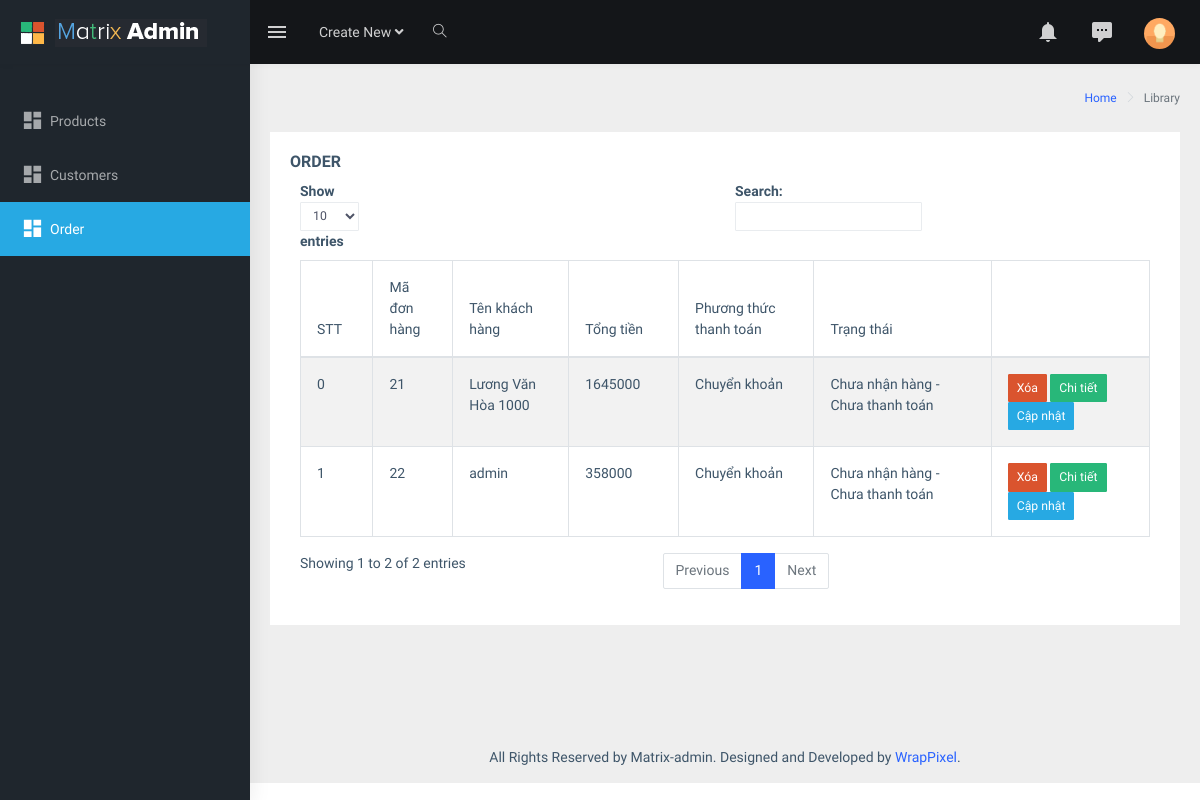
The page /admin/order.php (signed in) on the database as committed earlier.
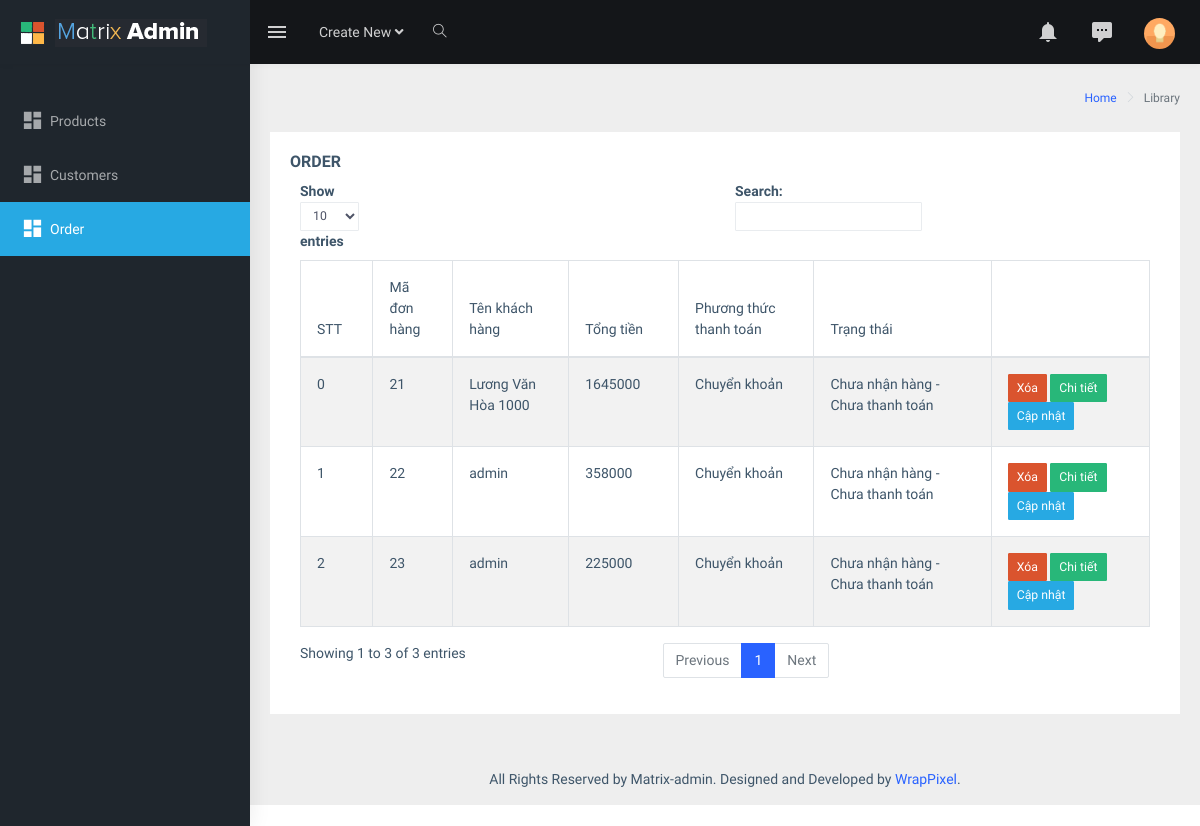
The same page on the database as committed later.
### tables this page shows
CREATE TABLE `don_hang` (
  `ma_dh` int(11) NOT NULL,
  `ma_kh` int(11) NOT NULL,
  `tong_tien` int(10) NOT NULL,
  `phuong_thuc_thanh_toan` varchar(255) NOT NULL,
  `ngay_lap_dh` date NOT NULL,
  `trang_thai` tinyint(2) NOT NULL
);

CREATE TABLE `khach_hang` (
  `ma_kh` int(11) NOT NULL,
  `ten_khach_hang` varchar(50) DEFAULT NULL,
  `ngay_sinh` date NOT NULL,
  `dia_chi` varchar(100) NOT NULL,
  `so_dien_thoai` varchar(11) NOT NULL,
  `email` varchar(255) NOT NULL
);

### admin/controllers/c_order.php (called while the page is built, shortened)
<?php
include_once ("../admin/models/m_order.php");
class c_order {
    public function order() {
        $m_order = new m_order();
        $list_order = $m_order->select_order();
        include_once "templates/layout.php";
    }
}
?>

### admin/order.php (called while the page is built, shortened)
<?php
include_once "controllers/c_order.php";
$order = new c_order();
$order->order();
?>

### admin/models/database.php (called while the page is built, shortened)
<?php
class database{
    protected $pdo = NULL;
    protected $sql = '';
    public function __construct() {
        try
        {
            $this->pdo = new PDO('mysql:host=localhost; dbname=shop_pet_php','root','');
            $this->pdo->query('set names "utf8"');
        }
        catch(PDOException $ex )
        {
            die($ex->getMessage());
        }
    }
    public function setQuery($sql) {
        $this->sql = $sql;
    }
    public function execute($options=array()) {
        $this->sta = $this->pdo->prepare($this->sql);
        $this->sta->execute();
        return $this->sta;
    }
    public function loadAllRows($options=array()) {
        if(!$options) {
            if(!$result = $this->execute())
                return false;
        }
        else {
            if(!$result = $this->execute($options))
                return false;
        }
        return $result->fetchAll(PDO::FETCH_OBJ);
    }
}
?>

### admin/models/m_order.php (called while the page is built, shortened)
<?php
require_once "database.php";
class m_order extends database {
    public function select_order() {
        $sql = "select * from don_hang
                inner join khach_hang
                on don_hang.ma_kh = khach_hang.ma_kh";
        return $this->loadAllRows();
    }
}
?>

### admin/views/order/v_order.php (the view, shortened to what this page needs)
<div class="page-wrapper">
    <div class="page-breadcrumb">
        <div class="row">
            <div class="col-12 d-flex no-block align-items-center">
                <div class="ml-auto text-right">
                    <nav aria-label="breadcrumb">
                        <ol class="breadcrumb">
                            <li class="breadcrumb-item"><a href="#">Home</a></li>
                            <li class="breadcrumb-item active" aria-current="page">Library</li>
                        </ol>
                    </nav>
                </div>
            </div>
        </div>
    </div>
    <div class="container-fluid">
        <div class="row">
            <div class="col-12">
                <div class="card">
                    <div class="card-body">
                        <h5 class="card-title">ORDER</h5>
                        <div class="table-responsive">
                            <table id="zero_config" class="table table-striped table-bordered">
                                <thead>
                                <tr>
                                    <th>STT</th>
                                    <th>Mã đơn hàng</th>
                                    <th>Tên khách hàng</th>
                                    <th>Tổng tiền</th>
                                    <th>Phương thức thanh toán</th>
                                    <th>Trạng thái</th>
                                    <th></th>
                                </tr>
                                </thead>
                                <tbody>
                                <?php
                                foreach ($list_order as $key=>$value) {
                                    if($value->phuong_thuc_thanh_toan==0) {
                                        $phuong_thuc_thanh_toan = "Tiền mặt";
                                    }elseif ($value->phuong_thuc_thanh_toan == 1){
                                        $phuong_thuc_thanh_toan = "Chuyển khoản";
                                    }
                                        if ($value->trang_thai == 0) {
                                            $trang_thai = "Chưa nhận hàng - Chưa thanh toán";
                                        }elseif ($value->trang_thai == 1) {
                                            $trang_thai = "Chưa nhận hàng - Đã thanh toán";
                                        }elseif ($value->trang_thai == 2) {
                                            $trang_thai = "Đã nhận hàng - Đã thanh toán";
                                        }else {
                                            $trang_thai = "";
                                        }
                                ?>
                                    <tr>
                                        <td><?php echo $key ; ?></td>
                                        <td><?php echo $value->ma_dh; ?></td>
                                        <td><?php echo $value->ten_khach_hang ; ?></td>
                                        <td><?php echo $value->tong_tien ; ?></td>
                                        <td><?php echo $phuong_thuc_thanh_toan ; ?></td>
                                        <td>
                                            <?php echo $trang_thai; ?>
                                        </td>
                                        <td>
                                            <button type="button" class="btn btn-danger btn-sm" onclick="window.location.href='delete_order.php?ma_dh=<?php echo $value->ma_dh;?>'">Xóa</button>
                                            <button type="button" class="btn btn-success btn-sm" onclick="window.location.href='order_details.php?ma_dh=<?php echo $value->ma_dh;?>'">Chi tiết</button>
                                            <button type="button" class="btn btn-cyan btn-sm" onclick="window.location.href='update_order.php?ma_dh=<?php echo $value->ma_dh;?>'">Cập nhật</button>
                                        </td>
                                    </tr>
                                <?php } ?>
                                </tbody>
                            </table>
                        </div>
                    </div>
                </div>
            </div>
        </div>
    </div>
    <footer class="footer text-center">
        All Rights Reserved by Matrix-admin. Designed and Developed by <a href="https://wrappixel.com">WrapPixel</a>.
    </footer>
</div>

### admin/templates/layout.php (shortened to what this page needs)
<!DOCTYPE html>
<html dir="ltr" lang="en">
<?php
    include ("head.php");
?>
<body>
<div id="main-wrapper">
<?php
include ("header.php");
?>
    <?php
    include ("navigation.php");
    ?>
    <?php
    include ("content.php");
    ?>
</div>
</body>
</html>

### admin/templates/head.php (shortened to what this page needs)
<head>
    <link href="public/assets/libs/flot/css/float-chart.css" rel="stylesheet">
    <link href="public/dist/css/style.min.css" rel="stylesheet">
</head>

### admin/templates/header.php (shortened to what this page needs)
<header class="topbar" data-navbarbg="skin5">
    <nav class="navbar top-navbar navbar-expand-md navbar-dark">
        <div class="navbar-header" data-logobg="skin5">
            <a class="navbar-brand" href="index.html">
                <b class="logo-icon p-l-10">
                    <img src="public/assets/images/logo-icon.png" alt="homepage" class="light-logo" />
                </b>
                <span class="logo-text">
                             <img src="public/assets/images/logo-text.png" alt="homepage" class="light-logo" />
                        </span>
            </a>
        </div>
        <div class="navbar-collapse collapse" id="navbarSupportedContent" data-navbarbg="skin5">
            <ul class="navbar-nav float-left mr-auto">
                <li class="nav-item d-none d-md-block"><a class="nav-link sidebartoggler waves-effect waves-light" href="javascript:void(0)" data-sidebartype="mini-sidebar"><i class="mdi mdi-menu font-24"></i></a></li>
                <li class="nav-item dropdown">
                    <a class="nav-link dropdown-toggle" href="#" id="navbarDropdown" role="button" data-toggle="dropdown" aria-haspopup="true" aria-expanded="false">
                        <span class="d-none d-md-block">Create New <i class="fa fa-angle-down"></i></span>
                    </a>
                </li>
                <li class="nav-item search-box"> <a class="nav-link waves-effect waves-dark" href="javascript:void(0)"><i class="ti-search"></i></a>
                </li>
            </ul>
            <ul class="navbar-nav float-right">
                <li class="nav-item dropdown">
                    <a class="nav-link dropdown-toggle waves-effect waves-dark" href="" data-toggle="dropdown" aria-haspopup="true" aria-expanded="false"> <i class="mdi mdi-bell font-24"></i>
                    </a>
                </li>
                <li class="nav-item dropdown">
                    <a class="nav-link dropdown-toggle waves-effect waves-dark" href="" id="2" data-toggle="dropdown" aria-haspopup="true" aria-expanded="false"> <i class="font-24 mdi mdi-comment-processing"></i>
                    </a>
                </li>
                <li class="nav-item dropdown">
                    <a class="nav-link dropdown-toggle text-muted waves-effect waves-dark pro-pic" href="" data-toggle="dropdown" aria-haspopup="true" aria-expanded="false"><img src="public/assets/images/users/1.jpg" alt="user" class="rounded-circle" width="31"></a>
                </li>
            </ul>
        </div>
    </nav>
</header>

### admin/templates/navigation.php
<aside class="left-sidebar" data-sidebarbg="skin5">
    <div class="scroll-sidebar">
        <nav class="sidebar-nav">
            <ul id="sidebarnav" class="p-t-30">
                <li class="sidebar-item"> <a class="sidebar-link waves-effect waves-dark sidebar-link" href="list_product.php" aria-expanded="false"><i class="mdi mdi-view-dashboard"></i><span class="hide-menu">Products</span></a></li>
                <li class="sidebar-item"> <a class="sidebar-link waves-effect waves-dark sidebar-link" href="customer.php" aria-expanded="false"><i class="mdi mdi-view-dashboard"></i><span class="hide-menu">Customers</span></a></li>
                <li class="sidebar-item"> <a class="sidebar-link waves-effect waves-dark sidebar-link" href="order.php" aria-expanded="false"><i class="mdi mdi-view-dashboard"></i><span class="hide-menu">Order</span></a></li>
            </ul>
        </nav>
    </div>
</aside>

### admin/templates/content.php
<?php
if (isset($view)){
    include ($view);
}
?>

Rows that differ between the two databases and show on the page:
added don_hang: key "2", ma_dh "23", khach_hang.ten_khach_hang "admin", tong_tien "225000", phuong_thuc_thanh_toan "Chuyển khoản", trang_thai "Chưa nhận hàng - Chưa thanh toán"
Other text that changed with them:
text written by a page script: "Show entries Search: Showing 1 to 2 of 2 entries Previous 1 Next" → "Show entries Search: Showing 1 to 3 of 3 entries Previous 1 Next"
